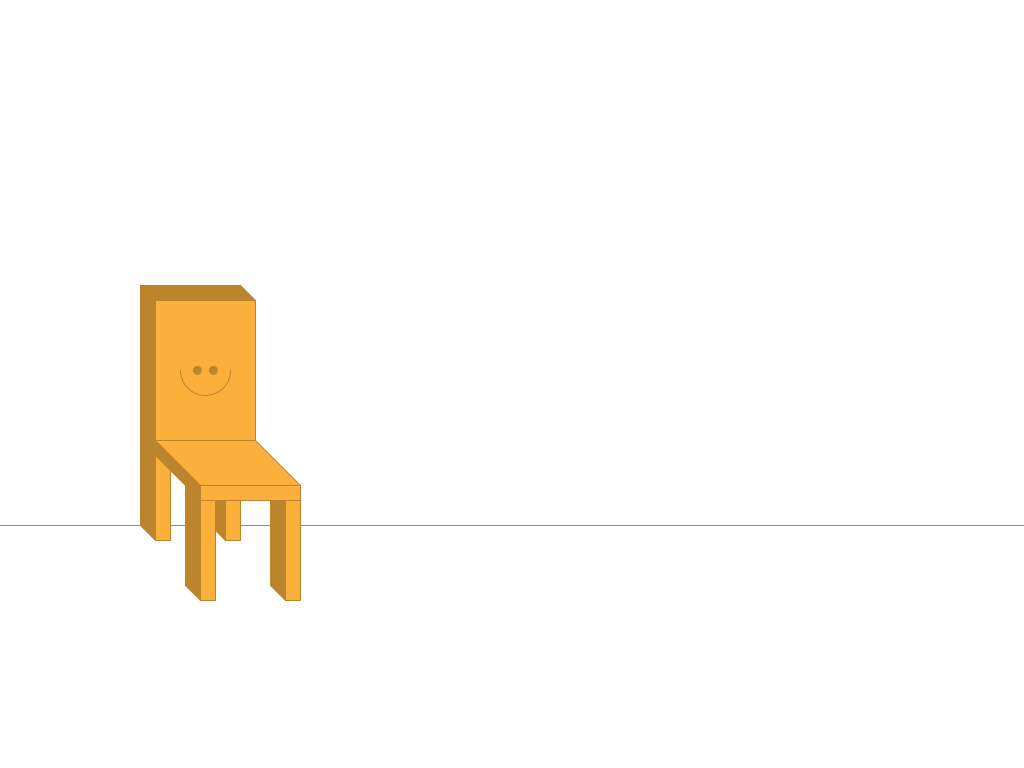
Frame 1 (no input)
Frame 60 (the mouse pressed at the canvas centre just before this capture): identical to frame 1, image omitted
Frame 120 (the mouse held since frame 60 and released just before this capture): identical to frame 1, image omitted

The Processing sketch that drew this single still picture (run headless with seeded random() and noise(); from frame 60 on, the mouse is pressed at the canvas centre):

// Processing sketch: processing_105015
// ── processing_105015.pde

// Declaring vars
// Not changing
int chairX;
int chairY;
int iniChairWidth;
int iniChairBackHeight;
int chairSeatHeight;
int chairDepth;
int espessura;
color main;
color shade;

// Changing
int chairWidth;
int chairBackHeight;

void setup(){
  size(1024, 768);
  background(255);
  noStroke();
  
  // Intializing vars
  // Not changing
  chairX = 200;
  chairY = 600;
  iniChairWidth = 100;
  iniChairBackHeight = 100;
  chairSeatHeight= 100;
  chairDepth = 60;
  espessura = 15;
  main = color(251, 176, 59);
  shade = color(188, 132, 44);

  // Changing  
  chairWidth = 100;
  chairBackHeight = 140;  
}

void drawLeg(int tempX, int tempY){
  // Legs
  fill(main);  
  rect(tempX, tempY, espessura, -chairSeatHeight);
  
  fill(shade);
  quad(tempX, tempY,
       tempX, tempY - chairSeatHeight,
       tempX - espessura, tempY - chairSeatHeight - espessura,
       tempX - espessura, tempY - espessura);
}

void mouseMoved(){
  if(mouseX > chairX + iniChairWidth && mouseX < width){
    chairWidth = mouseX - chairX;
  }
  
  if(mouseY < chairY - chairSeatHeight - chairDepth - iniChairBackHeight && mouseY > 0){
    chairBackHeight = -mouseY + chairY - chairSeatHeight - chairDepth;
  }  
}

void drawChair(){

  strokeJoin(ROUND);
  strokeWeight(1);
  
  // Legs
  drawLeg(chairX - chairDepth + espessura, chairY - chairDepth);
  drawLeg(chairX - chairDepth + chairWidth - espessura, chairY - chairDepth);    
  drawLeg(chairX, chairY);
  drawLeg(chairX + chairWidth - espessura, chairY);  

  // Seat
  fill(main);
  rect(chairX, chairY - chairSeatHeight, chairWidth, -espessura);
  fill(shade);
  quad(chairX, chairY - chairSeatHeight - espessura,
       chairX - chairDepth, chairY - chairSeatHeight - chairDepth - espessura,
       chairX - chairDepth, chairY - chairSeatHeight - chairDepth,
       chairX, chairY - chairSeatHeight);

  fill(main);
  quad(chairX, chairY - chairSeatHeight - espessura,
       chairX - chairDepth, chairY - chairSeatHeight - chairDepth - espessura,
       chairX - chairDepth + chairWidth, chairY - chairSeatHeight - chairDepth - espessura,
       chairX + chairWidth, chairY - chairSeatHeight - espessura);

  // Back
  fill(main);
  rect(chairX - chairDepth + espessura, chairY - chairSeatHeight - chairDepth,
       chairWidth, -chairBackHeight);
  fill(shade);
  quad(chairX - chairDepth + espessura, chairY - chairSeatHeight - chairDepth,
       chairX - chairDepth + espessura, chairY - chairSeatHeight - chairDepth - chairBackHeight,
       chairX - chairDepth, chairY - chairSeatHeight - chairDepth - chairBackHeight - espessura,
       chairX - chairDepth, chairY - chairSeatHeight - chairDepth - espessura);
  
  quad(chairX - chairDepth + espessura, chairY - chairSeatHeight - chairDepth - chairBackHeight,
       chairX - chairDepth, chairY - chairSeatHeight - chairDepth - chairBackHeight - espessura,
       chairX - chairDepth + chairWidth, chairY - chairSeatHeight - chairDepth - chairBackHeight - espessura,
       chairX - chairDepth + espessura + chairWidth, chairY - chairSeatHeight - chairDepth - chairBackHeight);

  // Face
    //Eyes
    fill(shade);
    ellipse(chairX - chairDepth + espessura + chairWidth/2 - 8, chairY - chairSeatHeight - chairDepth - chairBackHeight/2,
            8, 8);
    ellipse(chairX - chairDepth + espessura + chairWidth/2 + 8, chairY - chairSeatHeight - chairDepth - chairBackHeight/2,
            8, 8);
    
    // Mouth
    noFill();
    stroke(shade);            
    //strokeWeight(5);
    arc(chairX - chairDepth + espessura + chairWidth/2, chairY - chairSeatHeight - chairDepth - chairBackHeight/2,
            50, 50, 0, PI);            
}

void draw(){
  background(255);
  //noCursor();
  
  // Wall
  noFill();
  stroke(shade);
  line(0, chairY - chairDepth - espessura, width, chairY - chairDepth - espessura);  
  
  // Chair
  drawChair();
}
